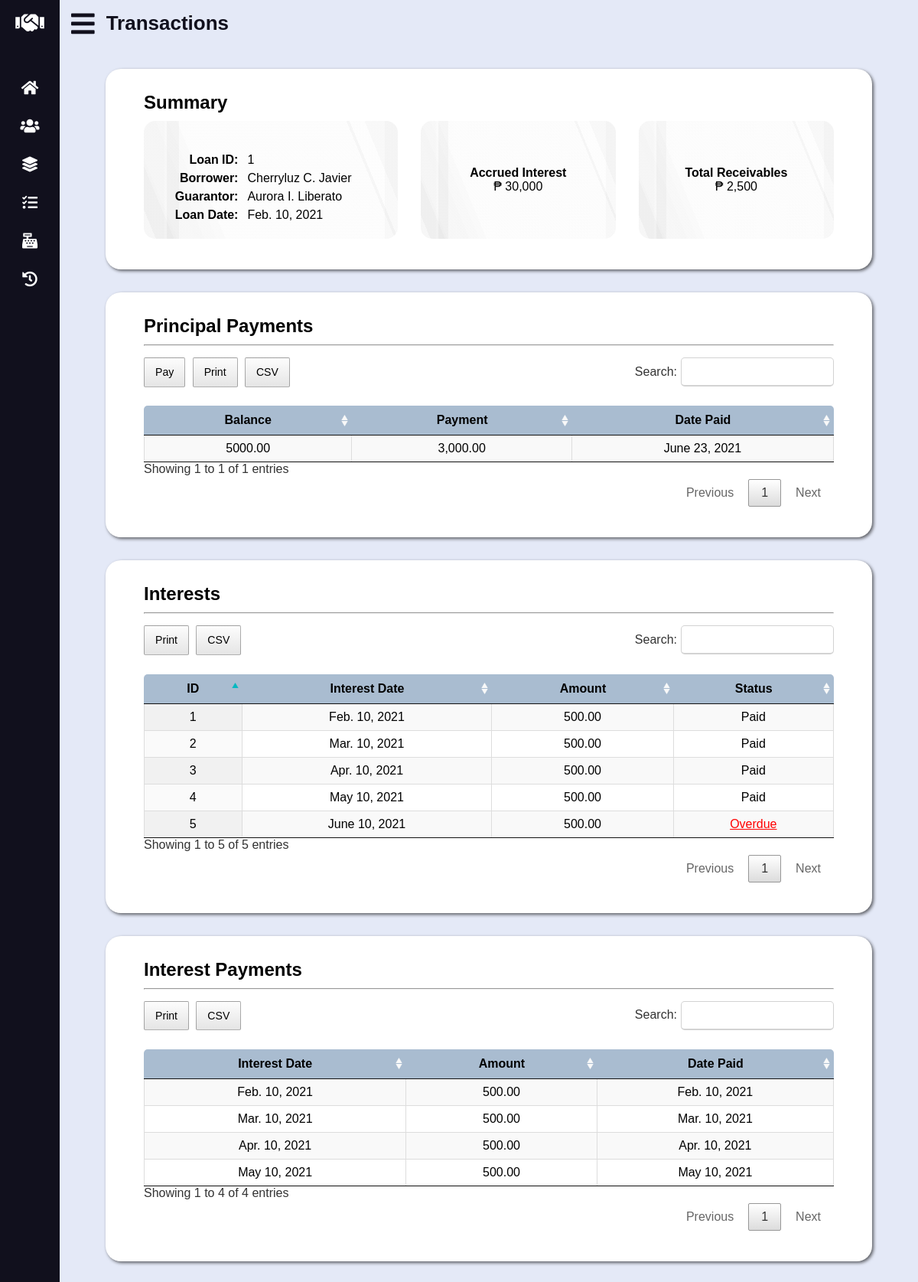
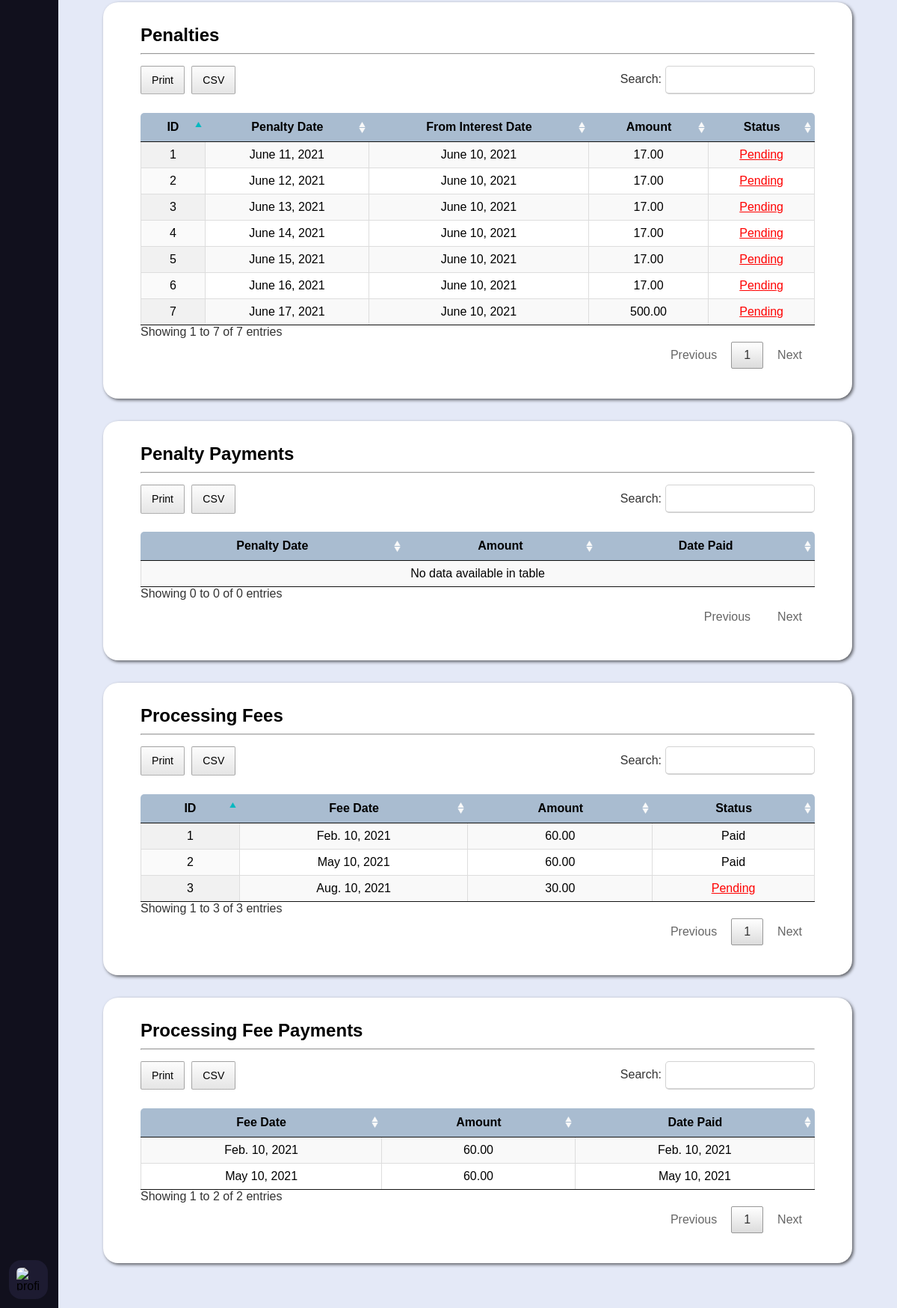
The page /loan-details.php?id=1 on the database its author committed (2 pictures, top to bottom).
### tables this page shows
CREATE TABLE `loan` (
	`loan_id` INT UNSIGNED AUTO_INCREMENT PRIMARY KEY,
	`borrower_id` INT UNSIGNED NOT NULL,
	`guarantor_id` INT UNSIGNED NOT NULL,
	`loan_date_time` DATETIME NOT NULL,
	`principal` DECIMAL(10, 2) NOT NULL,
	`status` ENUM('Active', 'Closed') DEFAULT 'Active' NOT NULL,

	CONSTRAINT fk_loan_borrower_id FOREIGN KEY (`borrower_id`)
		REFERENCES `data_subject` (`data_subject_id`)
		ON UPDATE CASCADE
		ON DELETE RESTRICT,
	CONSTRAINT fk_loan_guarantor_id FOREIGN KEY (`guarantor_id`)
		REFERENCES `guarantor` (`guarantor_id`)
		ON UPDATE CASCADE
		ON DELETE RESTRICT
);

CREATE TABLE `principal_payment` (
	`principal_payment_id` INT UNSIGNED AUTO_INCREMENT PRIMARY KEY,
	`amount` DECIMAL(10, 2) NOT NULL,
	`date_time_paid` DATETIME NOT NULL DEFAULT (NOW()),
	`loan_id` INT UNSIGNED NOT NULL,

	CONSTRAINT fk_principal_payment_loan_id FOREIGN KEY (`loan_id`)
		REFERENCES `loan` (`loan_id`)
		ON UPDATE CASCADE
		ON DELETE RESTRICT
);

CREATE TABLE `interest` (
	`interest_id` INT UNSIGNED AUTO_INCREMENT PRIMARY KEY,
	`interest_date` DATE NOT NULL,
	`amount` DECIMAL(9, 2) NOT NULL,
	`status` ENUM('Paid', 'Pending', 'Overdue', 'Late') DEFAULT 'Pending' NOT NULL,
	`loan_id` INT UNSIGNED NOT NULL,

	CONSTRAINT fk_interest_loan_id FOREIGN KEY (`loan_id`)
		REFERENCES `loan` (`loan_id`)
		ON UPDATE CASCADE
		ON DELETE RESTRICT
);

CREATE TABLE `interest_payment` (
	`interest_payment_id` INT UNSIGNED AUTO_INCREMENT PRIMARY KEY,
	`amount` DECIMAL(9, 2) NOT NULL,
	`date_time_paid` DATETIME NOT NULL DEFAULT (NOW()),
	`interest_id` INT UNSIGNED NOT NULL,

	CONSTRAINT fk_interest_payment_interest_id FOREIGN KEY (`interest_id`)
		REFERENCES `interest` (`interest_id`)
		ON UPDATE CASCADE
		ON DELETE RESTRICT
);

CREATE TABLE `penalty` (
	`penalty_id` INT UNSIGNED AUTO_INCREMENT PRIMARY KEY,
	`penalty_date` DATE NOT NULL,
	`amount` DECIMAL(9, 2) NOT NULL,
	`status` ENUM('Paid', 'Pending') DEFAULT 'Pending' NOT NULL,
	`interest_id` INT UNSIGNED NOT NULL,
	`loan_id` INT UNSIGNED NOT NULL,

	CONSTRAINT fk_penalty_interest_id FOREIGN KEY (`interest_id`)
		REFERENCES `interest` (`interest_id`)
		ON UPDATE CASCADE
		ON DELETE RESTRICT,
	CONSTRAINT fk_penalty_loan_id FOREIGN KEY (`loan_id`)
		REFERENCES `loan` (`loan_id`)
		ON UPDATE CASCADE
		ON DELETE RESTRICT
);

CREATE TABLE `processing_fee` (
	`processing_fee_id` INT UNSIGNED AUTO_INCREMENT PRIMARY KEY,
	`processing_fee_date` DATE NOT NULL,
	`amount` DECIMAL(8, 2) NOT NULL,
	`status` ENUM('Paid', 'Pending') DEFAULT 'Pending' NOT NULL,
	`loan_id` INT UNSIGNED NOT NULL,

	CONSTRAINT fk_processing_fee_loan_id FOREIGN KEY (`loan_id`)
		REFERENCES `loan` (`loan_id`)
		ON UPDATE CASCADE
		ON DELETE RESTRICT
);

CREATE TABLE `processing_fee_payment` (
	`processing_fee_payment_id` INT UNSIGNED AUTO_INCREMENT PRIMARY KEY,
	`amount` DECIMAL(9, 2) NOT NULL,
	`date_time_paid` DATETIME NOT NULL DEFAULT (NOW()),
	`processing_fee_id` INT UNSIGNED NOT NULL,

	CONSTRAINT fk_processing_fee_payment_processing_fee_id FOREIGN KEY (`processing_fee_id`)
		REFERENCES `processing_fee` (`processing_fee_id`)
		ON UPDATE CASCADE
		ON DELETE RESTRICT
);

### loan-details.php (the view, shortened to what the rows shown need)
<?php
	if (isset($_GET["id"]))
		$id = $_GET["id"];
	else {
		echo "<script>alert('Sorry, something went wrong!');</script>";
		echo "<script>window.location.replace('transactions.php');</script>";
	}
	require_once "lib/database-handler.php";
	require_once "lib/conversion-util.php";
	require_once "models/Transaction.php";
	$converter = new Converter();
	$transaction = new Transaction();
	$loan = $transaction->getLoan($id);
	$principal_payments = $transaction->getPrincipalPayments($id);
	$interests = $transaction->getInterests($id);
	$interest_payments = $transaction->getInterestPayments($id);
	$penalties = $transaction->getPenalties($id);
	$processing_fees = $transaction->getProcessingFees($id);
	$processing_fee_payments = $transaction->getProcessingFeePayments($id);
?>
<!DOCTYPE html>
<html lang="en">
<head>
	<link rel="stylesheet" type="text/css" href="css/all.min.css" />
	<link rel="stylesheet" type="text/css" href="css/datatables.min.css" />
	<link rel="stylesheet" type="text/css" href="css/tingle.min.css" />
	<link rel="stylesheet" type="text/css" href="css/style.css" />
	<link rel="stylesheet" type="text/css" href="css/vertical-nav-bar.css" />
	<link rel="stylesheet" type="text/css" href="css/tables.css" />
	<link rel="stylesheet" type="text/css" href="css/forms.css" />
	<link rel="stylesheet" type="text/css" href="css/loan-details.css" />
	<link rel="stylesheet" type="text/css" href="css/media-queries.css" />
</head>
<body>
	<main>
		<header>
			<h2 class="text">Transactions</h2>
		</header>
		<section id="summary">
			<div class="grid-wrapper">
				<table>
					<tr>
						<th>Loan ID:</th>
					</tr>
					<tr>
						<th>Borrower:</th>
					</tr>
					<tr>
						<th>Guarantor:</th>
					</tr>
					<tr>
						<th>Loan Date:</th>
						<td><?php echo $converter->shortToLongDate($loan->loan_date_time); ?></td>
					</tr>
				</table>
			</div>
		</section>
		<section id="principal-payments">
			<table id="principal-payments-tbl" class="display cell-border" width="100%">
				<thead>
					<tr>
						<th>Balance</th>
						<th>Payment</th>
						<th>Date Paid</th>
					</tr>
				</thead>
				<tbody>
					<?php foreach ($principal_payments as $pp): ?>
					<tr>
						<td>
							<?php
								echo $transaction->getPrincipalBalanceByDateTime($pp->loan_id, $pp->date_time_paid);
							?>
						</td>
						<td><?php echo number_format($pp->amount, 2, ".", ","); ?></td>
						<td><?php echo $converter->shortToLongDate($pp->date_time_paid); ?></td>
					</tr>
					<?php endforeach; ?>
				</tbody>
			</table>
		</section>
		<section id="interests">
			<table id="interests-tbl" class="display cell-border" width="100%">
				<thead>
					<tr>
						<th>ID</th>
						<th>Interest Date</th>
						<th>Amount</th>
						<th>Status</th>
					</tr>
				</thead>
				<tbody>
					<?php foreach ($interests as $i): ?>
					<tr>
						<td><?php echo $i->interest_id; ?></td>
						<td><?php echo $converter->shortToLongDate($i->interest_date); ?></td>
						<td><?php echo number_format($i->amount, 2, ".", ","); ?></td>
						<?php if ($i->status == "Paid" || $i->status == "Late"): ?>
						<td><?php echo $i->status; ?></td>
						<?php else: ?>
						<td>
							<a
								href="#"
								data-loan-id="<?php echo $id; ?>"
								data-interest-id="<?php echo $i->interest_id; ?>"
								data-interest-balance="<?php echo $transaction->getInterestBalance($i->interest_id); ?>"
								>
								<?php echo $i->status; ?>
							</a>
						</td>
						<?php endif; ?>
					</tr>
					<?php endforeach; ?>
				</tbody>
			</table>
		</section>
		<section id="interest-payments">
			<table id="interest-payments-tbl" class="display cell-border" width="100%">
				<thead>
					<tr>
						<th>Interest Date</th>
						<th>Amount</th>
						<th>Date Paid</th>
					</tr>
				</thead>
				<tbody>
					<?php foreach ($interest_payments as $ip): ?>
					<tr>
						<td><?php echo $converter->shortToLongDate($ip->interest_date); ?></td>
						<td><?php echo number_format($ip->amount, 2, ".", ","); ?></td>
						<td><?php echo $converter->shortToLongDate($ip->date_time_paid); ?></td>
					</tr>
					<?php endforeach; ?>
				</tbody>
			</table>
		</section>
		<section id="penalties">
			<table id="penalties-tbl" class="display cell-border" width="100%">
				<thead>
					<tr>
						<th>ID</th>
						<th>Penalty Date</th>
						<th>From Interest Date</th>
						<th>Amount</th>
						<th>Status</th>
					</tr>
				</thead>
				<tbody>
					<?php foreach ($penalties as $p): ?>
					<tr>
						<td><?php echo $p->penalty_id; ?></td>
						<td><?php echo $converter->shortToLongDate($p->penalty_date); ?></td>
						<td><?php echo $converter->shortToLongDate($p->interest_date); ?></td>
						<td><?php echo number_format($p->amount, 2, ".", ","); ?></td>
						<?php if ($p->status == "Paid"): ?>
						<td><?php echo $p->status; ?></td>
						<?php else: ?>
						<td>
							<a
								href="#"
								data-loan-id="<?php echo $id; ?>"
								data-penalty-id="<?php echo $p->penalty_id; ?>"
								data-penalty-balance="<?php echo $transaction->getPenaltyBalance($p->penalty_id); ?>"
								>
								<?php echo $p->status; ?>
							</a>
						</td>
						<?php endif; ?>
					</tr>
					<?php endforeach; ?>
				</tbody>
			</table>
		</section>
		<section id="penalty-payments">
			<table id="penalty-payments-tbl" class="display cell-border" width="100%">
				<thead>
					<tr>
						<th>Penalty Date</th>
						<th>Amount</th>
						<th>Date Paid</th>
					</tr>
				</thead>
			</table>
		</section>
		<section id="processing-fees">
			<table id="processing-fees-tbl" class="display cell-border" width="100%">
				<thead>
					<tr>
						<th>ID</th>
						<th>Fee Date</th>
						<th>Amount</th>
						<th>Status</th>
					</tr>
				</thead>
				<tbody>
					<?php foreach ($processing_fees as $pf): ?>
					<tr>
						<td><?php echo $pf->processing_fee_id; ?></td>
						<td><?php echo $converter->shortToLongDate($pf->processing_fee_date); ?></td>
						<td><?php echo number_format($pf->amount, 2, ".", ","); ?></td>
						<?php if ($pf->status == "Paid"): ?>
						<td><?php echo $pf->status; ?></td>
						<?php else: ?>
						<td>
							<a
								href="#"
								data-loan-id="<?php echo $id; ?>"
								data-processing-fee-id="<?php echo $pf->processing_fee_id; ?>"
								data-processing-fee-balance=
									"<?php echo $transaction->getProcessingFeeBalance($pf->processing_fee_id); ?>"
								>
								<?php echo $pf->status; ?>
							</a>
						</td>
						<?php endif; ?>
					</tr>
					<?php endforeach; ?>
				</tbody>
			</table>
		</section>
		<section id="processing-fee-payments">
			<table id="processing-fee-payments-tbl" class="display cell-border" width="100%">
				<thead>
					<tr>
						<th>Fee Date</th>
						<th>Amount</th>
						<th>Date Paid</th>
					</tr>
				</thead>
				<tbody>
					<?php foreach ($processing_fee_payments as $pfp): ?>
					<tr>
						<td><?php echo $converter->shortToLongDate($pfp->processing_fee_date); ?></td>
						<td><?php echo number_format($pfp->amount, 2, ".", ","); ?></td>
						<td><?php echo $converter->shortToLongDate($pfp->date_time_paid); ?></td>
					</tr>
					<?php endforeach; ?>
				</tbody>
			</table>
		</section>
	</main>
</body>
</html>

### rows shown on the page
loan: loan_date_time "Feb. 10, 2021"
principal_payment: date_time_paid "5000.00", amount "3,000.00", date_time_paid "June 23, 2021"
interest: interest_id "1", interest_date "Feb. 10, 2021", amount "500.00", status "Paid"
interest: interest_id "2", interest_date "Mar. 10, 2021", amount "500.00", status "Paid"
interest: interest_id "3", interest_date "Apr. 10, 2021", amount "500.00", status "Paid"
interest: interest_id "4", interest_date "May 10, 2021", amount "500.00", status "Paid"
interest: interest_id "5", interest_date "June 10, 2021", amount "500.00", status "Overdue"
interest_payment: interest.interest_date "Feb. 10, 2021", amount "500.00", date_time_paid "Feb. 10, 2021"
interest_payment: interest.interest_date "Mar. 10, 2021", amount "500.00", date_time_paid "Mar. 10, 2021"
interest_payment: interest.interest_date "Apr. 10, 2021", amount "500.00", date_time_paid "Apr. 10, 2021"
interest_payment: interest.interest_date "May 10, 2021", amount "500.00", date_time_paid "May 10, 2021"
penalty: penalty_id "1", penalty_date "June 11, 2021", interest.interest_date "June 10, 2021", amount "17.00", status "Pending"
penalty: penalty_id "2", penalty_date "June 12, 2021", interest.interest_date "June 10, 2021", amount "17.00", status "Pending"
penalty: penalty_id "3", penalty_date "June 13, 2021", interest.interest_date "June 10, 2021", amount "17.00", status "Pending"
penalty: penalty_id "4", penalty_date "June 14, 2021", interest.interest_date "June 10, 2021", amount "17.00", status "Pending"
penalty: penalty_id "5", penalty_date "June 15, 2021", interest.interest_date "June 10, 2021", amount "17.00", status "Pending"
penalty: penalty_id "6", penalty_date "June 16, 2021", interest.interest_date "June 10, 2021", amount "17.00", status "Pending"
penalty: penalty_id "7", penalty_date "June 17, 2021", interest.interest_date "June 10, 2021", amount "500.00", status "Pending"
processing_fee: processing_fee_id "1", processing_fee_date "Feb. 10, 2021", amount "60.00", status "Paid"
processing_fee: processing_fee_id "2", processing_fee_date "May 10, 2021", amount "60.00", status "Paid"
processing_fee: processing_fee_id "3", processing_fee_date "Aug. 10, 2021", amount "30.00", status "Pending"
processing_fee_payment: processing_fee.processing_fee_date "Feb. 10, 2021", amount "60.00", date_time_paid "Feb. 10, 2021"
processing_fee_payment: processing_fee.processing_fee_date "May 10, 2021", amount "60.00", date_time_paid "May 10, 2021"

### other values the page prints
$id "1"
$data_subject->getName($loan->borrower_id) "Cherryluz C. Javier"
$data_subject->getName($loan->guarantor_id) "Aurora I. Liberato"
